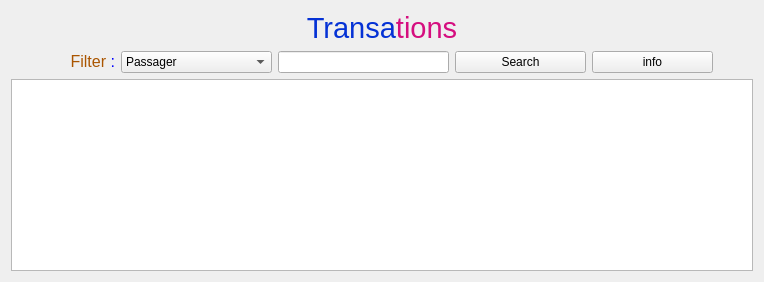
          <widget class="QWidget" name="transactions">
           <layout class="QGridLayout" name="gridLayout_47">
            <item row="0" column="0">
             <widget class="QLabel" name="label_130">
              <property name="text">
               <string>&lt;html&gt;&lt;head/&gt;&lt;body&gt;&lt;p align=&quot;center&quot;&gt;&lt;span style=&quot; font-size:22pt; color:#0532d5;&quot;&gt;Transa&lt;/span&gt;&lt;span style=&quot; font-size:22pt; color:#d50e7f;&quot;&gt;tions&lt;/span&gt;&lt;/p&gt;&lt;/body&gt;&lt;/html&gt;</string>
              </property>
             </widget>
            </item>
            <item row="1" column="0">
             <layout class="QVBoxLayout" name="verticalLayout_44">
              <item>
               <layout class="QHBoxLayout" name="horizontalLayout_38">
                <item>
                 <spacer name="horizontalSpacer_101">
                  <property name="orientation">
                   <enum>Qt::Horizontal</enum>
                  </property>
                  <property name="sizeHint" stdset="0">
                   <size>
                    <width>40</width>
                    <height>20</height>
                   </size>
                  </property>
                 </spacer>
                </item>
                <item>
                 <widget class="QLabel" name="label_131">
                  <property name="minimumSize">
                   <size>
                    <width>64</width>
                    <height>21</height>
                   </size>
                  </property>
                  <property name="text">
                   <string>&lt;html&gt;&lt;head/&gt;&lt;body&gt;&lt;p align=&quot;right&quot;&gt;&lt;span style=&quot; font-size:12pt; color:#aa5500;&quot;&gt;Filter &lt;/span&gt;&lt;span style=&quot; font-size:12pt; color:#0000ff;&quot;&gt;:&lt;/span&gt;&lt;/p&gt;&lt;/body&gt;&lt;/html&gt;</string>
                  </property>
                 </widget>
                </item>
                <item>
                 <widget class="QComboBox" name="comboBox_20">
                  <property name="minimumSize">
                   <size>
                    <width>151</width>
                    <height>0</height>
                   </size>
                  </property>
                  <item>
                   <property name="text">
                    <string>Passager</string>
                   </property>
                  </item>
                  <item>
                   <property name="text">
                    <string>Above Amount</string>
                   </property>
                  </item>
                  <item>
                   <property name="text">
                    <string>Bellow Amount</string>
                   </property>
                  </item>
                  <item>
                   <property name="text">
                    <string>Code</string>
                   </property>
                  </item>
                  <item>
                   <property name="text">
                    <string>Time</string>
                   </property>
                  </item>
                  <item>
                   <property name="text">
                    <string>Type</string>
                   </property>
                  </item>
                  <item>
                   <property name="text">
                    <string>State</string>
                   </property>
                  </item>
                 </widget>
                </item>
                <item>
                 <widget class="QLineEdit" name="lineEdit_20">
                  <property name="minimumSize">
                   <size>
                    <width>171</width>
                    <height>0</height>
                   </size>
                  </property>
                 </widget>
                </item>
                <item>
                 <widget class="QPushButton" name="pushButton_70">
                  <property name="minimumSize">
                   <size>
                    <width>131</width>
                    <height>0</height>
                   </size>
                  </property>
                  <property name="text">
                   <string>Search</string>
                  </property>
                  <property name="icon">
                   <iconset theme="edit-find">
                    <normaloff>../../../../../.designer/backup</normaloff>../../../../../.designer/backup</iconset>
                  </property>
                 </widget>
                </item>
                <item>
                 <widget class="QPushButton" name="pushButton_71">
                  <property name="minimumSize">
                   <size>
                    <width>121</width>
                    <height>0</height>
                   </size>
                  </property>
                  <property name="text">
                   <string>info</string>
                  </property>
                  <property name="icon">
                   <iconset theme="dialog-information">
                    <normaloff>../../../../../.designer/backup</normaloff>../../../../../.designer/backup</iconset>
                  </property>
                 </widget>
                </item>
                <item>
                 <spacer name="horizontalSpacer_102">
                  <property name="orientation">
                   <enum>Qt::Horizontal</enum>
                  </property>
                  <property name="sizeHint" stdset="0">
                   <size>
                    <width>40</width>
                    <height>20</height>
                   </size>
                  </property>
                 </spacer>
                </item>
               </layout>
              </item>
              <item>
               <widget class="QTableWidget" name="tableWidget_20"/>
              </item>
             </layout>
            </item>
           </layout>
          </widget>
